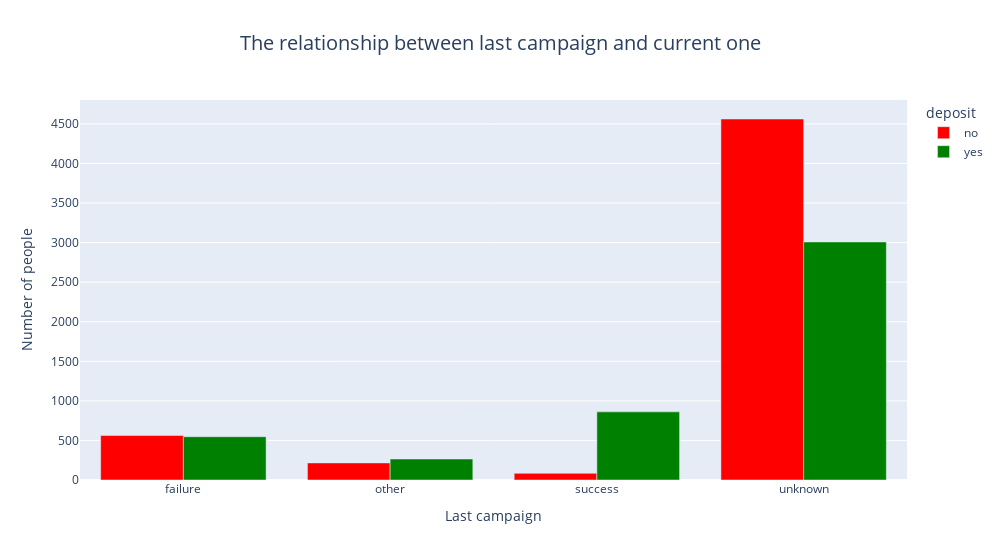

Here is the notebook cell this chart was saved with:
### Markdown cell above
### <span style='color:green'> **Task 6** 
Find out if there is a difference in the results of the current marketing campaign and the previous one.

### Code cell
# let's compare last campaign and the current one
last_campaign = data.groupby('poutcome', as_index=False)['deposit'].value_counts()
# let's take a closer look
last_camp_plot = px.bar(
    data_frame=last_campaign,
    x='poutcome',
    y='count',
    color='deposit',
    barmode = 'group',
    title='The relationship between last campaign and current one',
    width=1000,
    color_discrete_map=color_map
)

last_camp_plot.update_layout(
    xaxis_title='Last campaign',
    yaxis_title='Number of people',
    title=dict(x=.5, xanchor='center'),
    title_font_size=20
)

# display this plot
last_camp_plot.show()

### Figure 1 — Plotly figure (JSON) as saved in the notebook; plotly's stock layout.template omitted (floating-point values rounded to 4 significant figures)
{"data": [{"alignmentgroup": "True", "hovertemplate": "deposit=no<br>poutcome=%{x}<br>count=%{y}<extra></extra>", "legendgroup": "no", "marker": {"color": "red", "pattern": {"shape": ""}}, "name": "no", "offsetgroup": "no", "orientation": "v", "showlegend": true, "textposition": "auto", "type": "bar", "x": ["failure", "other", "success", "unknown"], "xaxis": "x", "y": [562, 216, 84, 4562], "yaxis": "y"}, {"alignmentgroup": "True", "hovertemplate": "deposit=yes<br>poutcome=%{x}<br>count=%{y}<extra></extra>", "legendgroup": "yes", "marker": {"color": "green", "pattern": {"shape": ""}}, "name": "yes", "offsetgroup": "yes", "orientation": "v", "showlegend": true, "textposition": "auto", "type": "bar", "x": ["failure", "other", "success", "unknown"], "xaxis": "x", "y": [547, 265, 861, 3008], "yaxis": "y"}], "layout": {"barmode": "group", "legend": {"title": {"text": "deposit"}, "tracegroupgap": 0}, "title": {"font": {"size": 20}, "text": "The relationship between last campaign and current one", "x": 0.5, "xanchor": "center"}, "width": 1000, "xaxis": {"anchor": "y", "domain": [0, 1], "title": {"text": "Last campaign"}}, "yaxis": {"anchor": "x", "domain": [0, 1], "title": {"text": "Number of people"}}}}
